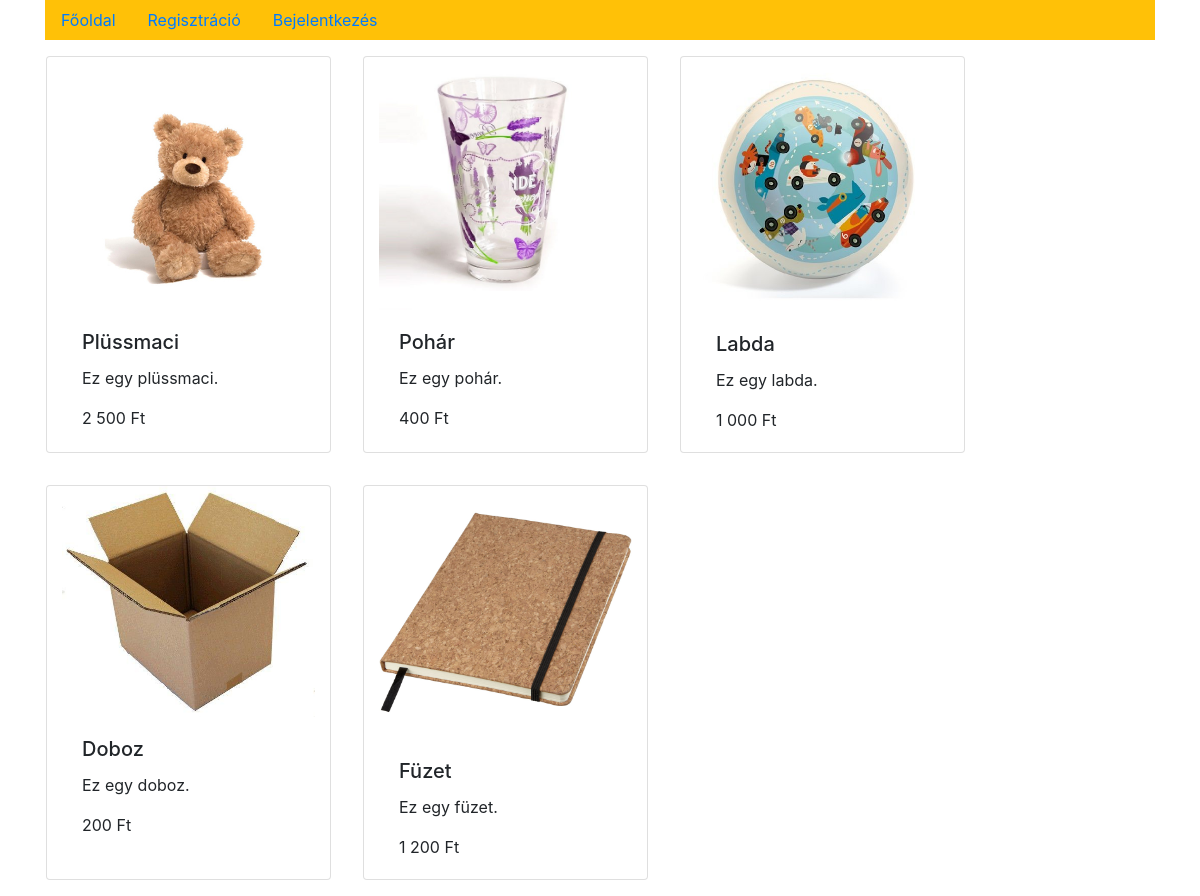
The page / on the database its author committed.
### tables this page shows
CREATE TABLE `termek` (
  `id` int(11) NOT NULL,
  `nev` varchar(100) NOT NULL,
  `leiras` varchar(255) DEFAULT NULL,
  `ar` int(11) NOT NULL,
  `kep` varchar(255) NOT NULL
);

### lista.php (the view)
<?php
$sql = "SELECT `nev`,`leiras`,`ar`,`kep` FROM `termek`";
if($result = $conn->query($sql)){
    if($result->num_rows > 0){
        echo '<div class="row">';
        while ($row = $result->fetch_assoc()){
            echo '<div class="card col-sm-3" style="width: 18rem; float:left; margin: 1rem">';
            if($row["kep"] != null){
                echo '<img src="uploads\\'.$row["kep"].'" class="card-img-top" alt="uploads\\'.$row["kep"].'">';
            }
            echo '<div class="card-body">
                    <h5 class="card-title">'.$row["nev"].'</h5>
                <p class="card-text">'.$row["leiras"].'</p>
                <p class="card-text">'.number_format($row["ar"],0,"."," ").' Ft</p>
              </div>
            </div>';
        }
        echo '</div>';
    }
} else {
    echo 'Sikertelen lekérdezés!';
}
?>

### index.php (shortened to what this page needs)
<?php
$menu = filter_input(INPUT_GET, "menu", FILTER_SANITIZE_STRING);
$login = isset($_SESSION["login"])?$_SESSION["login"]:false;
?>
<!DOCTYPE html>
<html lang="hu">
    <head>
        <link rel="stylesheet" href="bootstrap-4.5.3-dist/css/bootstrap.min.css" />
    </head>
    <body>
        <div class="container">
        <header>
            <ul class="nav nav-pills bg-warning">
                <li class="nav-item">
                    <a class="nav-link <?php echo $menu=="home"?"active":""; ?>" href="index.php?menu=home">Főoldal</a>
                </li>
<?php
        if(!$login){
            ?>
                <li class="nav-item">
                    <a class="nav-link <?php echo $menu=="regisztracio"?"active":""; ?>" href="index.php?menu=regisztracio">Regisztráció</a>
                </li>
                <li class="nav-item">
                    <a class="nav-link <?php echo $menu=="bejelentkezes"?"active":""; ?>" href="index.php?menu=bejelentkezes">Bejelentkezés</a>
                </li>
                <?php
        }
        ?>
              </ul>
        </header>
        <?php
        require_once './kontroller.php';
        ?>
        </div>
    </body>
</html>

### kontroller.php (shortened to what this page needs)
<?php
if($login){
    switch ($menu) {
        case 'home':
        case null:
            require_once 'lista.php';
            break;
        case 'termek_hozzaadas':
            require_once 'termek_hozzaadas.php';
            break;
        case 'kilepes':
            require_once 'kilepes.php';
            break;
        default:
            require_once '404.php';
            break;
    }
} else {
    switch ($menu) {
        case 'home':
        case null:
            require_once 'lista.php';
            break;
    }
}

### rows shown on the page
termek: kep (picture), nev "Plüssmaci", leiras "Ez egy plüssmaci.", ar "2 500"
termek: kep (picture), nev "Pohár", leiras "Ez egy pohár.", ar "400"
termek: kep (picture), nev "Labda", leiras "Ez egy labda.", ar "1 000"
termek: kep (picture), nev "Doboz", leiras "Ez egy doboz.", ar "200"
termek: kep (picture), nev "Füzet", leiras "Ez egy füzet.", ar "1 200"
